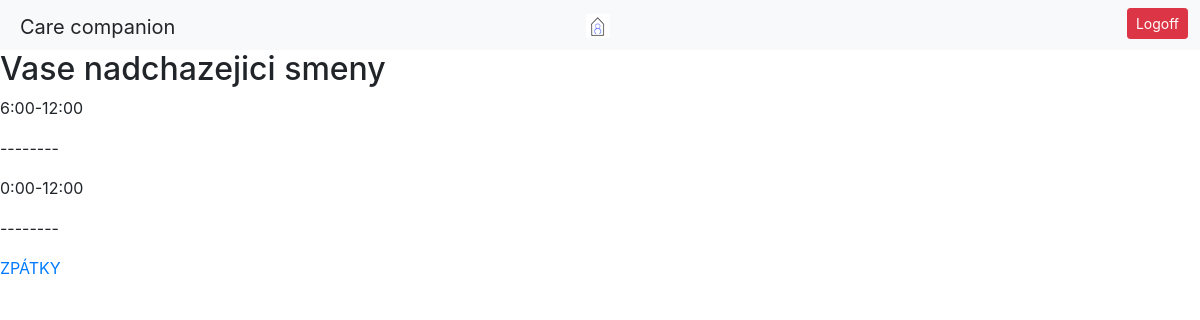
Before: /opatrovnik/rozvrh-smeny/ (signed in) with the older database file.
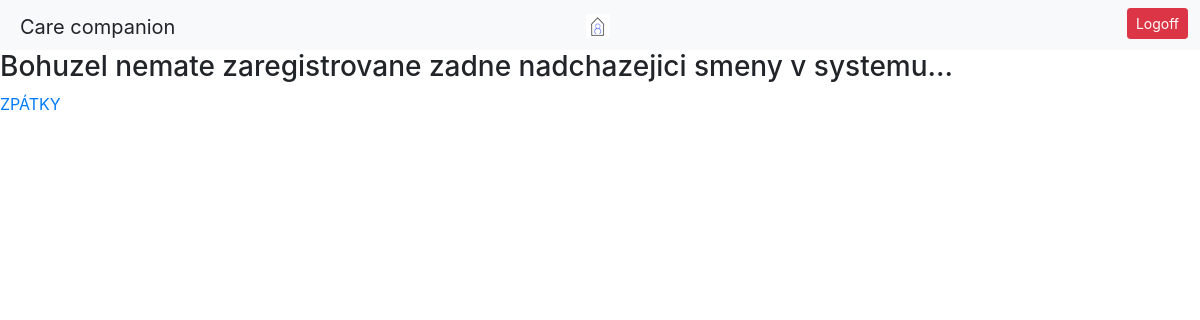
After: the same page with the newer database file.
### caregiver/models.py (models this page shows)
class Shift(models.Model):
    date_of_shift = models.DateField()
    start = models.TimeField()
    end = models.TimeField()
    caregiver = models.ForeignKey(Caregiver, on_delete=models.CASCADE)

### caregiver/decorators.py (the view)
    def _wrapped_view(request, *args, **kwargs):
        if request.user.is_authenticated:
            groups = request.user.groups.values_list('name', flat=True)
            if 'Caregivers' in groups:
                return view_func(request, *args, **kwargs)
        messages.success(request, 'Pro přístup do aplikace se přihlašte.')
        return redirect('login_user')

### caregiver/templates/shift_schedule.html (shortened to what this page needs)
{% extends 'base_caregiver.html' %}
{% load tz %}
{% load static %}
{% block navbar %}
     <a href="{% url 'index_caregiver' %}"><img src="{% static 'CareLogo.png' %}" alt="Italian Trulli"></a>
{% endblock %}
{% block content %}
    {% if any_shifts %}
        {% if upcoming_shifts_info %}
            <h2>Vase nadchazejici smeny</h2>
        	{% for shift_info in upcoming_shifts_info %}
                <p>{{ shift_info.upcom_shift_start }}-{{ shift_info.upcom_shift_end }}</p>
                <p>--------</p>
            {% endfor %}
            {% else %}
                <h3>Bohuzel nemate zaregistrovane zadne nadchazejici smeny v systemu.</h3>
            {% endif %}
        {% else %}
            <h3>Bohuzel nemate zaregistrovane zadne nadchazejici smeny v systemu...</h3>
    {% endif %}
    <a href="{% url 'index_caregiver' %}">ZPÁTKY</a>
{% endblock %}

Changed rows visible on the page:
removed Shift: upcom_shift_start "6:00", upcom_shift_end "12:00"
removed Shift: upcom_shift_start "0:00", upcom_shift_end "12:00"
Other visible differences:
text no longer shown: "Vase nadchazejici smeny"
text now shown: "Bohuzel nemate zaregistrovane zadne nadchazejici smeny v systemu..."
